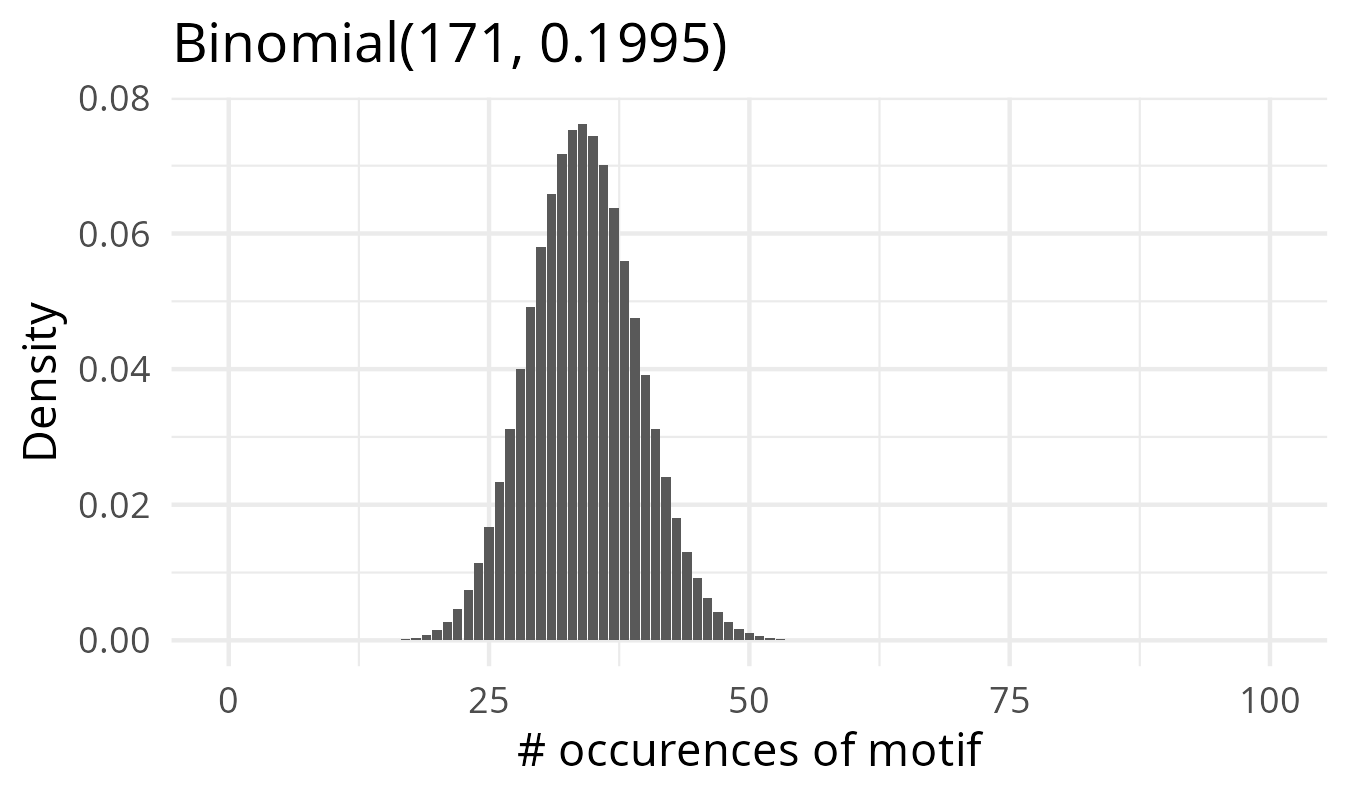

The script that saved this image:
library(tidyverse)

data.frame(x = seq(0,100,1), density = dbinom(seq(0,100,1), 171, 18639 / (18639 + 74774))) %>% 
  ggplot(aes(x = x, y = density)) + 
  geom_col() + 
  labs(title = "Binomial(171, 0.1995)", 
       x = "# occurences of motif", 
       y= "Density") +
  theme_minimal()
ggsave("1_AGO2_motif_analysis/binomial/binomialPlot.png",width = 1350, height = 800, units = "px")

qbinom(0.95, 171, 18639 / (18639 + 74774))
